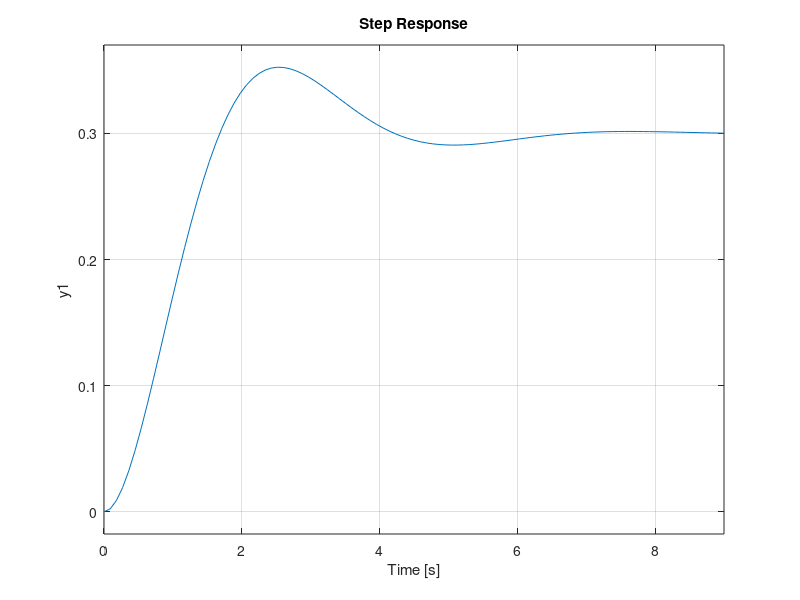

This figure's MATLAB source:
                % Progetto no-brim
                % Autore: Daniele Moser
                % Questo programma è stato creato per poter simulare
                % l'asse lineare che controlla il movimento della pinza.
                % Per poter utilizzare al meglio il programma
                % e visualizzare la risposta dell'intero sistema
                % si possono modificare i valori del controllore PID e setPoint.

pkg load control;

                setPoint=0.3; % Setpoint finale [m].
                Controllo=pid(2,0,0); % Sistema del controllo.

s = tf('s'); % Definizione variabile s.

Vn = 24; % Tensione nominale del motore [V].
Is = 7.7; % Corrente di spunto [A].
omega_max = 3500; % Massima velocità raggiunta dal motore [rpm].
p=0.005; % Passo della vite [m].
J = 0.000011; % Momento di inerzia asse lineare [kg*m^2].

K = Vn/omega_max; % Calcolo della K del motore.
Ra = Vn/Is; % Calcolo della resistenza di armatura.

Motore=K/(Ra*J*s+K^2); % Sistema del motore.
Conversione=p/s; % Sistema per la conversione da velocità angolare a posizione lineare.

Funzione=Controllo*Motore*Conversione; % Sistema totale.
FunzioneLoop=feedback(Funzione); % Sistema totale con feedback.
step(setPoint*FunzioneLoop); % Comportamento del sistema alla funzione step.
